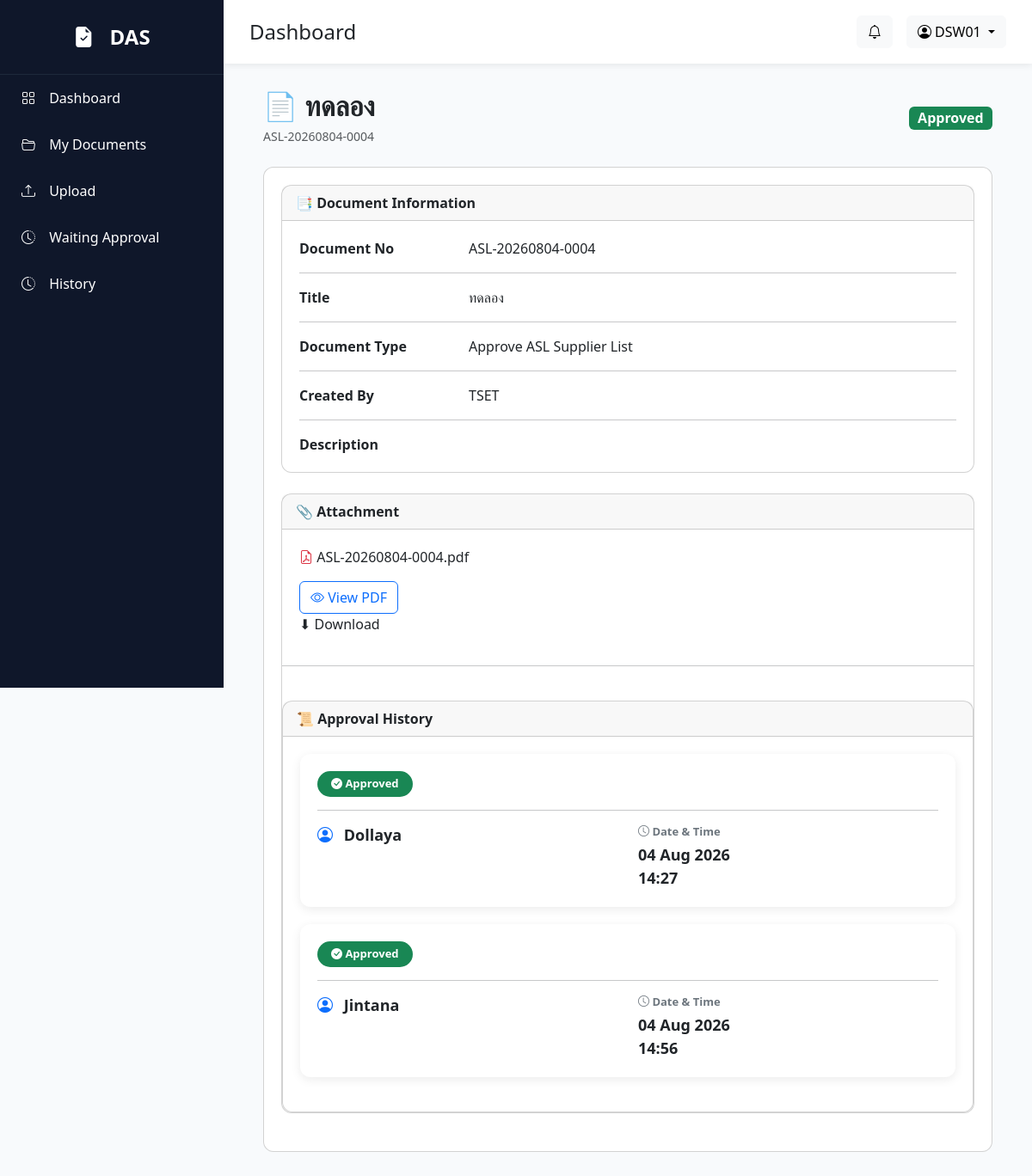
Screenshot of /documents/57 (signed in) with the database file from the repository.
### models/user.py (models this page shows)
class User(UserMixin, db.Model):
    __tablename__ = "users"
    id = db.Column(db.Integer, primary_key=True)
    employee_id = db.Column(db.String(20), unique=True, nullable=False)
    fullname = db.Column(db.String(200), nullable=False)
    username = db.Column(db.String(100), unique=True)
    password = db.Column(db.String(255), nullable=False)
    email = db.Column(db.String(150))
    department = db.Column(db.String(100))
    position = db.Column(db.String(100))
    role = db.Column(db.String(50), default="Employee")
    status = db.Column(db.String(20), default="Active")
    created_at = db.Column(db.DateTime, default=datetime.utcnow)
    approval_steps = db.relationship(
        "ApprovalStep",
        backref="approver",
        lazy=True
    )

### models/document.py (models this page shows)
class Document(db.Model):
    __tablename__ = "documents"
    id = db.Column(db.Integer, primary_key=True)
    document_no = db.Column(db.String(30), unique=True, nullable=False)
    title = db.Column(db.String(255), nullable=False)
    document_type = db.Column(db.String(100), nullable=False)
    description = db.Column(db.Text)
    file_name = db.Column(db.String(255))
    status = db.Column(db.String(50), default="Waiting Manager")
    created_by = db.Column(db.String(20))
    current_approver = db.Column(db.String(20))
    created_at = db.Column(
        db.DateTime,
        default=lambda: datetime.utcnow() + timedelta(hours=7)
    )
    approval_steps = db.relationship(
        "ApprovalStep",
        backref="document",
        lazy=True,
        cascade="all, delete-orphan",
        order_by="ApprovalStep.sequence"
    )

### models/approval.py (models this page shows)
class ApprovalHistory(db.Model):
    __tablename__ = "approval_history"
    id = db.Column(db.Integer, primary_key=True)
    document_id = db.Column(
        db.Integer,
        db.ForeignKey("documents.id"),
        nullable=False
    )
    approver = db.Column(db.String(20), nullable=False)
    action = db.Column(db.String(20))
    comment = db.Column(db.Text)
    approved_at = db.Column(
        db.DateTime,
        default=lambda: datetime.utcnow() + timedelta(hours=7)
    )

### routes/document.py (the view)
@document_bp.route("/documents/<int:id>")
@login_required
def document_detail(id):
    document = Document.query.get_or_404(id)
    if not can_view_document(document, current_user):
        flash(
            "คุณไม่มีสิทธิ์เข้าถึงเอกสารนี้",
            "warning"
        )
        return redirect("/dashboard")
    current_step = ApprovalStep.query.filter_by(
        document_id=document.id,
        approver_id=current_user.id,
        status="Waiting"
    ).first()
    history = ApprovalHistory.query.filter_by(
        document_id=document.id
    ).order_by(
        ApprovalHistory.approved_at.asc()
    ).all()
    return render_template(
        "documents/detail.html",
        document=document,
        current_step=current_step,
        history=history
    )

### app.py (called while the page is built)
@login_manager.user_loader
def load_user(user_id):
    return User.query.get(int(user_id))

### services/permission_service.py (called while the page is built)
def can_view_document(document, user):
    if user.role == "Admin":
        return True
    if document.created_by == user.employee_id:
        return True
    step = ApprovalStep.query.filter_by(
        document_id=document.id,
        approver_id=user.id
    ).first()
    if step:
        return True
    return False

### templates/documents/detail.html (shortened to what this page needs)
{% extends "layout/base.html" %}
{% block content %}
<div class="container-fluid px-3">
    <div class="d-flex flex-column flex-md-row
    justify-content-between
    align-items-start
    align-items-md-center
    mb-4">
        <div>
            <h2 class="fw-bold mb-1">
                📄 {{ document.title }}
            </h2>
            <small class="text-muted">
                {{ document.document_no }}
            </small>
        </div>
        {% if document.status == "Approved" %}
        <span class="badge bg-success fs-6">
            Approved
        </span>
        {% elif document.status == "Rejected" %}
        <span class="badge bg-danger fs-6">
            Rejected
        </span>
        {% else %}
        <span class="badge bg-warning text-dark fs-6">
            Waiting Manager
        </span>
        {% endif %}
    </div>
    <div class="card">
        <div class="card-body">
            <div class="card mb-4">
                <div class="card-header fw-bold">
                    📑 Document Information
                </div>
                <div class="card-body">
                    <div class="row mb-3">
                        <div class="col-md-3">
                            <strong>Document No</strong>
                        </div>
                        <div class="col-md-9">
                            {{ document.document_no }}
                        </div>
                    </div>
                    <hr>
                    <div class="row mb-3">
                        <div class="col-md-3">
                            <strong>Title</strong>
                        </div>
                        <div class="col-md-9">
                            {{ document.title }}
                        </div>
                    </div>
                    <hr>
                    <div class="row mb-3">
                        <div class="col-md-3">
                            <strong>Document Type</strong>
                        </div>
                        <div class="col-md-9">
                            {{ document.document_type }}
                        </div>
                    </div>
                    <hr>
                    <div class="row mb-3">
                        <div class="col-md-3">
                            <strong>Created By</strong>
                        </div>
                        <div class="col-md-9">
                            {{ document.created_by }}
                        </div>
                    </div>
                    <hr>
                    <div class="row">
                        <div class="col-md-3">
                            <strong>Description</strong>
                        </div>
                    </div>
                </div>
            </div>
            <div class="card mb-4">
                <div class="card-header fw-bold">
                    📎 Attachment
                </div>
                <div class="card-body">
                    {% if document.file_name %}
                    <p class="mb-3">
                        <i class="bi bi-file-earmark-pdf text-danger"></i>
                        {{ document.file_name }}
                    </p>
                    <a href="/documents/view/{{ document.file_name }}" target="_blank" class="btn btn-outline-primary">
                        <i class="bi bi-eye"></i>
                        View PDF
                    </a>
                    <div class="d-grid gap-2 d-md-block" href="/documents/download/{{ document.file_name }}">
                        ⬇ Download
                        {% else %}
                        <p class="text-muted">
                            ไม่มีไฟล์แนบ
                        </p>
                        {% endif %}
                    </div>
                </div>
                <hr>
                <div class="card mt-4">
                    <div class="card-header fw-bold">
                        📜 Approval History
                    </div>
                    <div class="card-body">
                        {% if history %}
                        {% for item in history %}
                        <div class="history-card">
                            <div class="history-status">
                                <span class="badge
            {% if item.action == 'Approved' %}
                bg-success
            {% elif item.action == 'Rejected' %}
                bg-danger
            {% else %}
                bg-warning text-dark
            {% endif %}
            px-3 py-2 rounded-pill">
                                    <i class="bi bi-check-circle-fill"></i>
                                    {{ item.action }}
                                </span>
                            </div>
                            <hr>
                            <div class="row">
                                <div class="col-12 col-md-6">
                                    <div class="history-value">
                                        <i class="bi bi-person-circle text-primary me-2"></i>
                                        {{ item.approver }}
                                    </div>
                                </div>
                                <div class="col-md-6">
                                    <div class="history-title">
                                        <i class="bi bi-clock"></i>
                                        Date & Time
                                    </div>
                                    <div class="history-value">
                                        {{ item.approved_at.strftime("%d %b %Y") }}
                                        <br>
                                        {{ item.approved_at.strftime("%H:%M") }}
                                    </div>
                                </div>
                            </div>
                        </div>
                        {% endfor %}
                        {% else %}
                        <p class="text-muted">
                            ยังไม่มีประวัติการอนุมัติ
                        </p>
                        {% endif %}
                    </div>
                </div>
            </div>
        </div>
    </div>
    {% endblock %}

### templates/layout/base.html (shortened to what this page needs)
<!DOCTYPE html>
<html lang="en">
<head>
    <link href="https://cdn.jsdelivr.net/npm/bootstrap@5.3.7/dist/css/bootstrap.min.css" rel="stylesheet">
    <link href="https://cdn.jsdelivr.net/npm/bootstrap-icons@1.11.3/font/bootstrap-icons.min.css" rel="stylesheet">
    <link rel="stylesheet" href="{{ url_for('static', filename='css/style.css') }}">
</head>
<body>
    <div class="wrapper">
        <div class="sidebar d-none d-lg-block">
            <div class="logo">
                <i class="bi bi-file-earmark-check-fill"></i>
                DAS
            </div>
            <a href="/dashboard">
                <i class="bi bi-grid"></i>
                Dashboard
            </a>
            <a href="/documents">
                <i class="bi bi-folder2-open"></i>
                My Documents
            </a>
            <a href="/documents/create">
                <i class="bi bi-upload"></i>
                Upload
            </a>
            <a href="/documents/waiting">
                <i class="bi bi-clock-history"></i>
                Waiting Approval
            </a>
            <a href="/history">
                <i class="bi bi-clock-history"></i>
                History
            </a>
        </div>
        <div class="main">
            <div class="topbar">
                <div class="d-flex align-items-center">
                    <h4 class="mb-0">
                        {% block page_title %}
                        Dashboard
                        {% endblock %}
                    </h4>
                </div>
                <div class="d-flex align-items-center gap-3">
                    <button class="btn btn-light position-relative">
                        <i class="bi bi-bell"></i>
                    </button>
                    <div class="dropdown">
                        <button class="btn btn-light dropdown-toggle" data-bs-toggle="dropdown">
                            <i class="bi bi-person-circle"></i>
                            {{ current_user.employee_id }}
                        </button>
                    </div>
                </div>
            </div>
            <div class="content">
                {% block content %}
                {% endblock %}
            </div>
        </div>
    </div>
</body>
</html>

### static/css/style.css (style rules this page uses)
* { margin: 0; padding: 0; box-sizing: border-box; font-family: 'Segoe UI', sans-serif; }
body { background: #F8FAFC; }
.wrapper { display: flex; }
.sidebar { width: 260px; height: 100vh; background: #0F172A; color: white; position: fixed; }
.logo { padding: 25px; font-size: 24px; font-weight: bold; text-align: center; border-bottom: 1px solid #1E293B; }
.sidebar a { color: white; text-decoration: none; display: block; padding: 15px 25px; transition: .3s; }
.sidebar i { margin-right: 12px; }
.main { margin-left: 260px; width: 100%; }
.topbar { background: white; padding: 18px 30px; display: flex; justify-content: space-between; align-items: center; box-shadow: 0 2px 8px rgba(0, 0, 0, .08); }
.content { padding: 30px; }
.card { border-radius: 12px; }
.card-body { padding: 20px; }
.badge { font-size: 13px; }
.history-card { background: #fff; border-radius: 12px; padding: 20px; margin-bottom: 20px; box-shadow: 0 3px 12px rgba(0, 0, 0, .08); }
.history-status { margin-bottom: 15px; }
.history-title { font-size: 13px; color: #6c757d; font-weight: 600; margin-bottom: 4px; }
.history-value { font-size: 18px; font-weight: 600; color: #212529; }
.history-card hr { margin: 15px 0; }

### rows the page displays
User: employee_id "DSW01"
Document: title "ทดลอง", document_no "ASL-20260804-0004", document_type "Approve ASL Supplier List", created_by "TSET", file_name "ASL-20260804-0004.pdf"
ApprovalHistory: action "Approved", approver "Dollaya", approved_at "04 Aug 2026", approved_at "14:27"
ApprovalHistory: action "Approved", approver "Jintana", approved_at "04 Aug 2026", approved_at "14:56"
